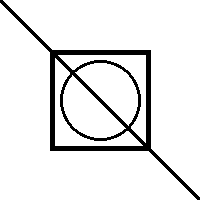
#> input picture test.png, 200 x 200 px
$ python main.py   (older library calls are emulated)
#> lines starting #> are read from the running program, lines starting #| are printed output that depends on the picture; after the words box and inside, x2 and y2 are one past the last pixel; in counts of white or black regions, pixels touching at a corner belong together
### edge_detection.py
# Edge Detection
# Author: Alireza Jafari (GitHub: https://github.com/jafarirezaali)
# Date: 2025

import numpy as np
import cv2
import matplotlib.pyplot as plt


class EdgeDetection:
    def gaussian_kernel(self, size, sigma=1):
        ax = np.linspace(-(size // 2), size // 2, size)
        xx, yy = np.meshgrid(ax, ax)
        kernel = np.exp(-(xx**2 + yy**2) / (2. * sigma**2))
        return kernel / kernel.sum()

    def apply_blur(self, image, kernel):
        return cv2.filter2D(image, -1, kernel)

    def make_blurred(self, image_address, kernel_size=5, sigma=1):
#> called with image_address = 'test.png', kernel_size = 5, sigma = 1
        img = cv2.imread(image_address)
#> img is the input picture: shape (200, 200, 3); 91.1% white; 1 black region, box (x1, y1, x2, y2) and area: (0, 0, 200, 200) 3560
        gray = cv2.cvtColor(img, cv2.COLOR_BGR2GRAY)
        kernel = self.gaussian_kernel(kernel_size, sigma)
        blurred = self.apply_blur(gray, kernel)
#> in apply_blur, `return cv2.filter2D(image, -1, kernel)`:
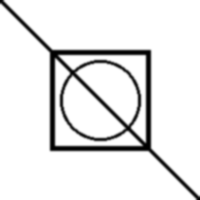
#> returned value: shape (200, 200); min 0, max 255, mean 232.3
        self._show_images([gray, blurred], ["Original", "Manual Gaussian Blur"])
#> the loop in _show_images, `for idx, (img, title) in enumerate(zip(imgs, titles)):` made 2 passes
#> title on passes 1 to 2: 'Original', 'Manual Gaussian Blur'
        return blurred

    def convolve(self, img, kernel):
        return cv2.filter2D(img, cv2.CV_32F, kernel)

    def sobel(self, img):
        sobel_x = np.array([[-1, 0, 1], [-2, 0, 2], [-1, 0, 1]], dtype=np.float32)
        sobel_y = np.array([[-1, -2, -1], [0, 0, 0], [1, 2, 1]], dtype=np.float32)
        Gx = self.convolve(img, sobel_x)
        Gy = self.convolve(img, sobel_y)
#> in convolve (call 2), `return cv2.filter2D(img, cv2.CV_32F, kernel)`:
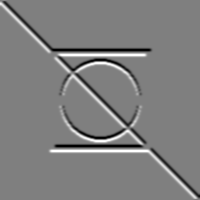
#> returned value: shape (200, 200) float32; min -660, max 660, mean 0; drawn with min black and max white
        G = np.hypot(Gx, Gy)
        G = np.clip(G, 0, 255).astype(np.uint8)
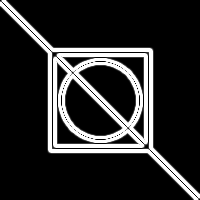
#> G: shape (200, 200); min 0, max 255, mean 42.2
        self._show_images([np.abs(Gx), np.abs(Gy), G], ["Gx", "Gy", "Gradient Magnitude"])
#> the loop in _show_images (call 2), `for idx, (img, title) in enumerate(zip(imgs, titles)):` made 3 passes
        return Gx, Gy, G

    def sobel_with_gradent(self, Gx, Gy):
        theta_deg = (np.rad2deg(np.arctan2(Gy, Gx)) + 180) % 180
        self._show_image(theta_deg, "Gradient Direction (degrees)", cmap='hsv', colorbar=True)
        return theta_deg

    def quantize_angles(self, theta_deg):
        direction = np.zeros_like(theta_deg, dtype=np.uint8)
        bins = [(0, 22.5, 0), (22.5, 67.5, 45), (67.5, 112.5, 90),
                (112.5, 157.5, 135), (157.5, 180, 0)]
        for low, high, val in bins:
            direction[(theta_deg >= low) & (theta_deg < high)] = val
        self._show_image(direction, "Quantized Gradient Directions", cmap='Set1', colorbar=True)
#> call 2 of _show_image, with title = 'Quantized Gradient Directions', cmap = 'Set1', colorbar = True
#> in _show_image (call 2), `plt.show()`:
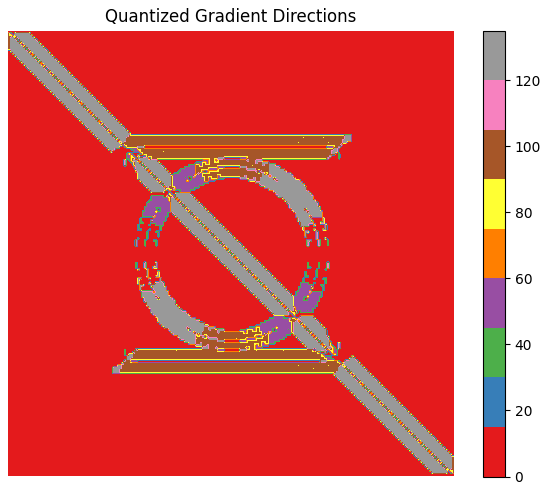
#> figure drawn by matplotlib, 2 panels
        return direction

    def non_maximum_suppression(self, G, directions):
        nms = np.zeros_like(G, dtype=np.uint8)
        offsets = {0: ((0, -1), (0, 1)),
                   45: ((-1, 1), (1, -1)),
                   90: ((-1, 0), (1, 0)),
                   135: ((-1, -1), (1, 1))}
        for angle, (b_off, a_off) in offsets.items():
            mask = directions == angle
            i, j = np.where(mask)
            for y, x in zip(i, j):
                if 1 <= y < G.shape[0] - 1 and 1 <= x < G.shape[1] - 1:
                    before = G[y + b_off[0], x + b_off[1]]
                    after = G[y + a_off[0], x + a_off[1]]
                    if G[y, x] >= before and G[y, x] >= after:
                        nms[y, x] = G[y, x]
        self._show_image(nms, "Non-Maximum Suppression Result")
        return nms

    def double_threshold(self, img, low_thresh, high_thresh):
        strong, weak = 255, 75
        strong_mask = img >= high_thresh
        weak_mask = (img >= low_thresh) & ~strong_mask
        result = np.zeros_like(img, dtype=np.uint8)
        result[strong_mask] = strong
        result[weak_mask] = weak
        return result, weak, strong

    def hysteresis(self, img, weak, strong):
        h, w = img.shape
        for y in range(1, h-1):
            for x in range(1, w-1):
                if img[y, x] == weak:
                    if np.any(img[y-1:y+2, x-1:x+2] == strong):
                        img[y, x] = strong
                    else:
                        img[y, x] = 0
        return img

    def canny(self, img, low=30, high=100):
        dt_result, weak, strong = self.double_threshold(img, low, high)
        final_edges = self.hysteresis(dt_result.copy(), weak, strong)
        self._show_image(final_edges, "Final Edges (Canny-style)")
        return final_edges

    def _show_images(self, imgs, titles, cmap='gray'):
        plt.figure(figsize=(5 * len(imgs), 4))
        for idx, (img, title) in enumerate(zip(imgs, titles)):
            plt.subplot(1, len(imgs), idx+1)
            plt.imshow(img, cmap=cmap)
            plt.title(title)
            plt.axis('off')
        plt.tight_layout()
        plt.show()

    def _show_image(self, img, title, cmap='gray', colorbar=False):
        plt.figure(figsize=(6, 5))
        plt.imshow(img, cmap=cmap)
        plt.title(title)
        if colorbar:
            plt.colorbar()
        plt.axis('off')
        plt.tight_layout()
        plt.show()

### main.py
from edge_detection import EdgeDetection

# Example usage
if __name__ == "__main__":
    ed = EdgeDetection()
    blurred = ed.make_blurred("test.png")
    sobX, sobY, G = ed.sobel(blurred)
    grad_dir = ed.sobel_with_gradent(sobX, sobY)
    quantized = ed.quantize_angles(grad_dir)
    nms_result = ed.non_maximum_suppression(G, quantized)
#> after the loop in non_maximum_suppression, `for angle, (b_off, a_off) in offsets.items():`:
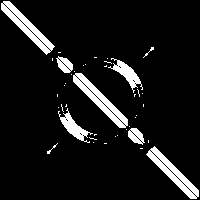
#> mask: shape (200, 200) bool; 8.8% white; 41 white regions (32 under 20 px), largest, box (x1, y1, x2, y2) and area: (73, 73, 128, 128) 804, (1, 1, 55, 55) 762, (146, 146, 199, 199) 746
    edges = ed.canny(nms_result)
#> in double_threshold, `strong_mask = img >= high_thresh`: strong_mask: shape (200, 200) bool; 15% white; 2 white regions, box (x1, y1, x2, y2) and area: (53, 53, 148, 148) 3474, (1, 1, 199, 199) 2516
#> in double_threshold, `weak_mask = (img >= low_thresh) & ~strong_mask`:
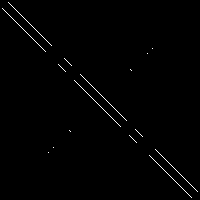
#> weak_mask: shape (200, 200) bool; 0.77% white in thin lines or dots
#> in canny, `dt_result, weak, strong = self.double_threshold(img, low, high)`: weak = 75; strong = 255
#> after the loop in hysteresis, `for y in range(1, h-1):`:
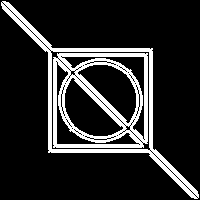
#> img: shape (200, 200); 15.7% white; 2 white regions, box (x1, y1, x2, y2) and area: (53, 53, 148, 148) 3606, (1, 1, 199, 199) 2692
